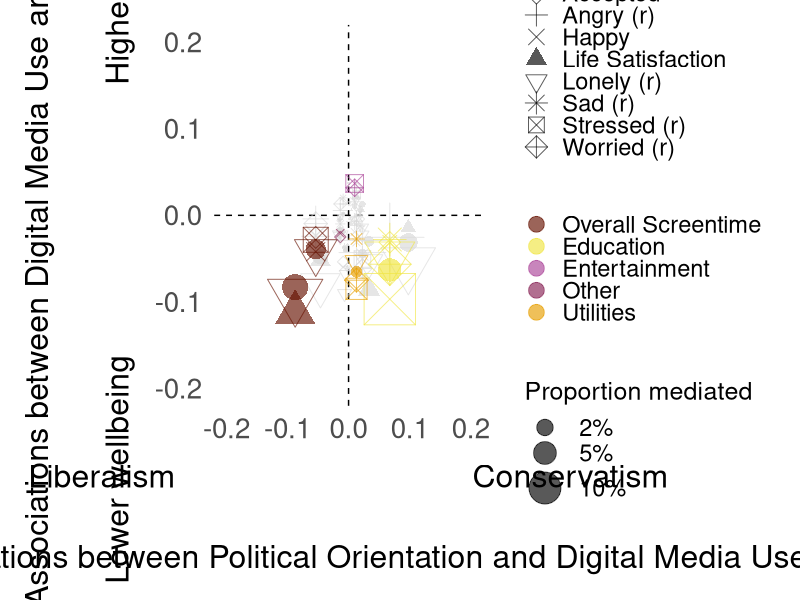
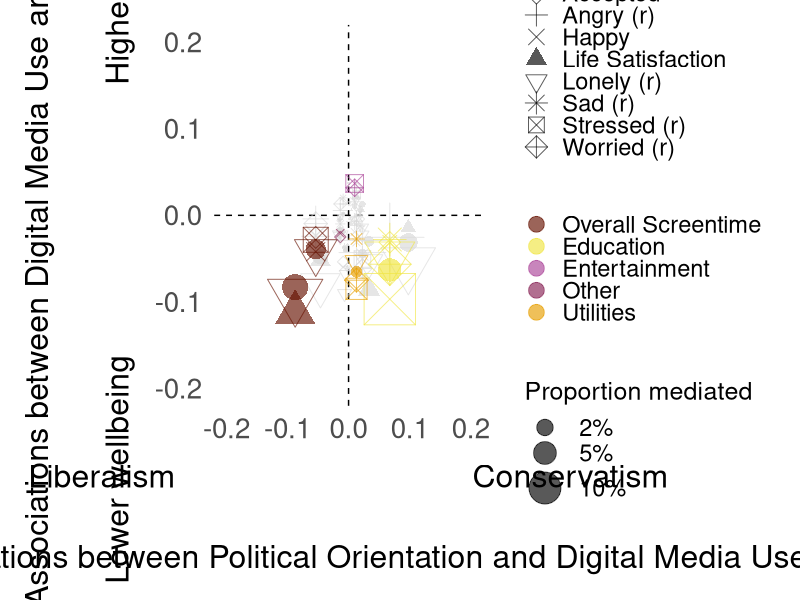

R code for these plots, in order:
library(dplyr)
library(ggplot2)

#############################################
# Study 1 mediation bubble map: app categories

monthly_res <- read.csv("monthly_results_withcontrols.csv")
weekly_res <- read.csv("weekly_results_withcontrols.csv")
path_a_res <- read.csv("study1_path_a_results.csv")

app_categories <- c(
  "information", "productivity", "education", "entertainment",
  "creativity", "games", "shopping", "utilities", "other", "health",
  "total_activity"
)

mediator_order <- c(
  "Overall Screentime", "Creativity", "Education", "Entertainment", "Games",
  "Health", "Information", "Other", "Productivity", "Shopping", "Utilities"
)

outcome_labels <- c(
  "awb_week" = "Affective Wellbeing",
  "awb_t2" = "Affective Wellbeing",
  "swls_t2" = "Life Satisfaction",
  "accepted" = "Accepted",
  "angry_rev" = "Angry (r)",
  "happy" = "Happy",
  "lonely_rev" = "Lonely (r)",
  "uls_t2" = "Lonely (r)",
  "sad_rev" = "Sad (r)",
  "stressed_rev" = "Stressed (r)",
  "worried_rev" = "Worried (r)"
)

outcome_order <- c(
  "Affective Wellbeing", "Accepted", "Angry (r)", "Happy",
  "Life Satisfaction", "Lonely (r)", "Sad (r)", "Stressed (r)",
  "Worried (r)"
)

outcome_shape_vals <- c(
  "Affective Wellbeing" = 16,
  "Accepted" = 5,
  "Angry (r)" = 3,
  "Happy" = 4,
  "Life Satisfaction" = 17,
  "Lonely (r)" = 6,
  "Sad (r)" = 8,
  "Stressed (r)" = 7,
  "Worried (r)" = 9
)

color_palette <- c(
  "Overall Screentime" = "#661100",
  "Creativity" = "#117733",
  "Education" = "#F0E442",
  "Entertainment" = "#AA4499",
  "Games" = "#999933",
  "Health" = "#CC6677",
  "Information" = "#332288",
  "Other" = "#882255",
  "Productivity" = "#88CCEE",
  "Shopping" = "#DDCC77",
  "Utilities" = "#E69F00",
  "n.s." = "grey85"
)

#############################################

path_a_df <- path_a_res %>%
  filter(
    mediator %in% app_categories,
    IV == "political_orientation",
    level %in% c("Weekly", "Monthly")
  ) %>%
  transmute(
    mediator,
    level,
    a = estimate,
    a_p = p
  )

bubble_df <- bind_rows(
  weekly_res %>%
    transmute(
      mediator, outcome,
      b = path_b,
      b_p = path_b_p,
      prop_med = prop_mediated,
      acme_lwr = ACME_CI_lower,
      acme_upr = ACME_CI_upper,
      level = "Weekly"
    ),
  monthly_res %>%
    transmute(
      mediator, outcome,
      b = path_b,
      b_p = path_b_p,
      prop_med = prop_mediated,
      acme_lwr = ACME_CI_lower,
      acme_upr = ACME_CI_upper,
      level = "Monthly"
    )
) %>%
  filter(mediator %in% app_categories) %>%
  left_join(path_a_df, by = c("mediator", "level")) %>%
  mutate(
    sig = (acme_lwr > 0 | acme_upr < 0) &
      is.finite(acme_lwr) &
      is.finite(acme_upr),
    mediator = if_else(
      mediator == "total_activity",
      "Overall Screentime",
      mediator
    ),
    mediator = tools::toTitleCase(mediator),
    mediator = factor(mediator, levels = mediator_order),
    outcome = recode(outcome, !!!outcome_labels),
    outcome = factor(outcome, levels = outcome_order),
    level = factor(level, levels = c("Weekly", "Monthly")),
    color_var = if_else(sig, as.character(mediator), "n.s."),
    color_var = factor(color_var, levels = c(mediator_order, "n.s."))
  ) %>%
  filter(
    !is.na(mediator), !is.na(outcome),
    is.finite(a), is.finite(b), is.finite(prop_med)
  ) %>%
  arrange(sig)

stopifnot(
  nrow(bubble_df) > 0,
  !anyNA(bubble_df$a_p),
  !anyNA(bubble_df$b_p)
)

x_limit <- max(abs(bubble_df$a), na.rm = TRUE) * 1.12
y_limit <- max(abs(bubble_df$b), na.rm = TRUE) * 1.12
x_limit <- max(0.2, ceiling(x_limit * 10) / 10)
y_limit <- max(0.2, ceiling(y_limit * 10) / 10)

axis_labels <- function(x) sprintf("%.1f", x)

theme_clean <- theme_minimal(base_size = 20) +
  theme(
    panel.grid.minor = element_blank(),
    panel.grid.major.x = element_blank(),
    panel.background = element_rect(fill = "white", colour = NA),
    plot.background = element_rect(fill = "white", colour = NA)
  )

app_category_mediation_bubble_map <- ggplot(bubble_df, aes(x = a, y = b)) +
  geom_hline(yintercept = 0, colour = "black", linetype = "dashed") +
  geom_vline(xintercept = 0, colour = "black", linetype = "dashed") +
  geom_point(
    aes(size = abs(prop_med), color = color_var, shape = outcome),
    alpha = 0.65
  ) +
  scale_size_area(
    max_size = 17,
    name = "Proportion mediated",
    breaks = c(0.025, 0.05, 0.10),
    labels = scales::percent_format(accuracy = 1)
  ) +
  scale_color_manual(
    values = color_palette,
    name = NULL,
    breaks = mediator_order,
    guide = guide_legend(override.aes = list(size = 5), order = 2)
  ) +
  scale_shape_manual(
    values = outcome_shape_vals,
    name = "Wellbeing outcome",
    guide = guide_legend(
      override.aes = list(size = 5, color = "black"),
      order = 1
    )
  ) +
  scale_y_continuous(
    limits = c(-y_limit, y_limit),
    breaks = seq(-y_limit, y_limit, by = 0.1),
    labels = axis_labels
  ) +
  scale_x_continuous(
    limits = c(-x_limit, x_limit),
    breaks = seq(-x_limit, x_limit, by = 0.1),
    labels = axis_labels
  ) +
  labs(
    x = paste0(
      "Liberalism                                 Conservatism\n\n",
      "Associations between Political Orientation and Digital Media Use"
    ),
    y = paste0(
      "Associations between Digital Media Use and Wellbeing\n\n",
      "Lower wellbeing                              Higher wellbeing"
    )
  ) +
  theme_clean +
  theme(
    panel.grid.minor = element_blank(),
    panel.grid.major.y = element_blank(),
    axis.text.x = element_text(size = 20),
    axis.text.y = element_text(size = 20),
    axis.title.x = element_text(
      size = 23,
      lineheight = 1.05,
      margin = margin(t = 14)
    ),
    axis.title.y = element_text(
      size = 23,
      lineheight = 1.05,
      margin = margin(r = 14)
    ),
    legend.position = "right",
    legend.text = element_text(size = 17),
    legend.title = element_text(size = 18),
    legend.key.height = grid::unit(0.9, "lines"),
    plot.margin = margin(t = 18, r = 18, b = 18, l = 18)
  )

ggsave(
  "Plots/app_category_mediation_bubble_map.png",
  plot = app_category_mediation_bubble_map,
  width = 15,
  height = 10,
  dpi = 300
)

print(app_category_mediation_bubble_map)
